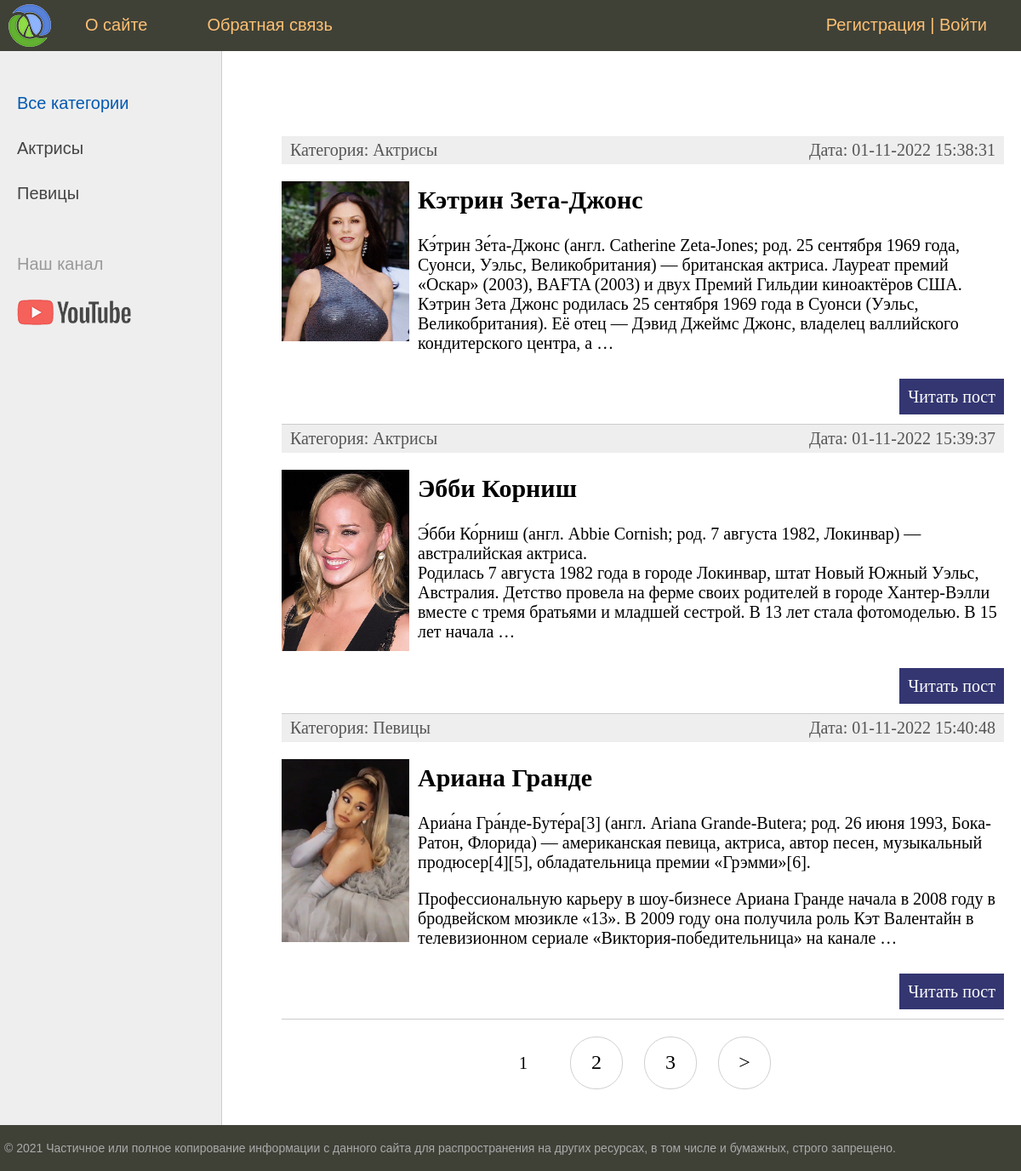
The page / on the database its author committed.
### women/models.py (models this page shows, shortened)
class Category(models.Model):
    name = models.CharField(max_length=20, db_index=True, verbose_name='Категория')
    slug = models.SlugField(max_length=255, unique=True, db_index=True, verbose_name='URL')
    def __str__(self):
        return self.name
    def get_absolute_url(self):
        return reverse('category', kwargs={'cat_slug': self.slug})
    class Meta:
        verbose_name = 'Категории'
        verbose_name_plural = 'Категории'
        ordering = ['id']

class Women(models.Model):
    title = models.CharField(max_length=255, verbose_name='Заголовок')
    slug = models.SlugField(max_length=255, unique=True, db_index=True, verbose_name='URL')
    content = models.TextField(blank=True, verbose_name='Текст статьи')
    photo = models.ImageField(upload_to="photos/%Y/%m/d%", verbose_name='Фото')
    time_create = models.DateTimeField(auto_now_add=True, verbose_name='Время создания')
    time_update = models.DateTimeField(auto_now=True, verbose_name='Время изменения')
    is_published = models.BooleanField(default=True, verbose_name='Опубликовано')
    cat = models.ForeignKey('Category', on_delete=models.PROTECT, verbose_name='Категория')
    def get_absolute_url(self):
        return reverse('post', kwargs={'post_slug': self.slug})
    class Meta:
        verbose_name = 'Известные женщины'
        verbose_name_plural = 'Известные женщины'
        ordering = ['id']

### women/views.py (the view)
# urls.py: path('', WomenHome.as_view(), name='home'),
class WomenHome(DataMixin, ListView):
    model = Women
    template_name = 'women/index.html'
    context_object_name = 'posts'
    def get_context_data(self, *, object_list=None, **kwargs):
        context = super().get_context_data(**kwargs)
        c_def = self.get_user_context(title='Главная страница')
        return dict(list(context.items()) + list(c_def.items()))
    def get_queryset(self):
        return Women.objects.filter(is_published=True)

### women/utils.py (called while the page is built)
    def get_user_context(self, **kwargs):
        context = kwargs
        cats = Category.objects.annotate(Count('women'))
        user_menu = menu.copy()
        if not self.request.user.is_authenticated:
            user_menu.pop(1)
        context['menu'] = user_menu
        context['cats'] = cats
        if 'cat_selected' not in context:
            context['cat_selected'] = 0
        return context

### women/templates/women/index.html (shortened to what this page needs)
{% extends 'women/base.html' %}
{% block content %}
<ul class="list-articles">
    {% for p in posts%}
        <li><div class="article-panel">
            <p class="first">Категория: {{p.cat}}</p>
            <p class="last">Дата: {{p.time_update|date:"d-m-Y H:i:s"}}</p>
        </div>
        {% if p.photo %}
            <p><img class="img-article-left thumb" src="{{p.photo.url}}"></p>
        {% endif %}
            <h2>{{p.title}}</h2>
            <p>{{p.content|linebreaks|truncatewords:50}}</p>
            <p class="link-read-post"><a href="{{p.get_absolute_url}}">Читать пост</a></p>
        </li>
    {% endfor %}
</ul>
{% endblock %}

### women/templates/women/base.html (shortened to what this page needs)
{% load static %}
{% load women_tags %}
<!DOCTYPE html>
<html>
<head>
	<link type="text/css" href="{% static 'women/css/styles.css' %}" rel="stylesheet" />
</head>
<body>
<table class="table-page" border=0 cellpadding="0" cellspacing="0">
<tr><td valign=top>
{% block mainmenu %}
		<div class="header">
			<ul id="mainmenu" class="mainmenu">
			<li class="logo"><a href="{% url 'home' %}"><div class="logo"></div></a></li>
{% for m in menu %}
			<li><a href="{% url m.url_name %}">{{m.title}}</a></li>
{% endfor %}
				{% if request.user.is_authenticated %}
				<li class="last">{{user.username}} | <a href="{% url 'logout' %}">Выйти</a></li>
				{% else %}
				<li class="last"><a href="{% url 'register' %}">Регистрация</a> | <a href="{% url 'login' %}">Войти</a></li>
				{% endif %}
			</ul>
		</div>
{% endblock mainmenu %}
<table class="table-content" border=0 cellpadding="0" cellspacing="0">
<tr>
	<td valign="top" class="left-chapters">
	<ul id="leftchapters">
{% if cat_selected == 0 %}
		<li class="selected">Все категории</li>
{% else %}
		<li><a href="{% url 'home' %}">Все категории</a></li>
{% endif %}
{% for c in cats %}
{% if c.women__count > 0 %}
	{% if c.pk == cat_selected %}
		<li class="selected">{{c.name}}</li>
	{% else %}
		<li><a href="{{ c.get_absolute_url }}">{{c.name}}</a></li>
	{% endif %}
{% endif %}
{% endfor %}
		<li class="share">
		<p>Наш канал</p>
		<a class="share-yt" href="https://www.youtube.com/channel/UClJzWfGWuGJL2t-3dYKcHTA/playlists" target="_blank" rel="nofollow"></a>
		</li>
	</ul>
</td>
<td valign="top" class="content">
	<div class="content-text">
{% block content %}
{% endblock %}
{% if page_obj.has_other_pages %}
<nav class="list-pages">
	<ul>
		{% for p in page_obj.paginator.page_range %}
		{% if page_obj.number == p %}
		<li class="page-num page-num-selected">{{ p }}</li>
		{% elif p >= page_obj.number|add:-2 and p <= page_obj.number|add:2 %}
		<li class="page-num">
			<a href="?page={{ p }}">{{ p }}</a>
		</li>
		{% endif %}
		{% endfor %}
{% if page_obj.has_next %}
<li class="page-num">
	<a href="?page={{ page_obj.next_page_number }}">&gt;</a>
</li>
{% endif %}
	</ul>
</nav>
{% endif %}
	</div>
</td></tr></table>
</td></tr>
<tr><td valign=top>
	<div id="footer">
		<p>&copy; 2021 Частичное или полное копирование информации с данного сайта для распространения на других ресурсах, в том числе и бумажных, строго запрещено.</p>
	</div>
</td></tr></table>
</body>
</html>

### women/static/women/css/styles.css (style rules this page uses)
html, body { font-family: 'Arial'; margin: 0; padding: 0; height: 100%; width: 100%; color: #444; }
a { color: #0059b2; text-decoration: none; }
img { max-width: 600px; height: auto; }
img.img-article-left { max-width: 300px; height: auto; float: left; padding: 0 10px 10px 0; }
img.img-article-left.thumb { max-width: 150px; height: auto; }
p.link-read-post { text-align: right; }
p.link-read-post a { padding: 10px; min-width: 100px; background: #333671; color: #fff; text-decoration: none; }
div.article-panel { background: #eee; padding: 5px 10px 5px 10px; box-sizing: border-box; overflow: hidden; color: #555; }
div.article-panel p.first { margin: 0; float: left; }
div.article-panel p.last { margin: 0; float: right; }
ul.list-articles { list-style: none; margin: 0; padding: 0; }
ul.list-articles li { border-bottom: 1px solid #ccc; }
.table-page { width: 100%; height: 100%; vertical-align: top; }
.table-page tr { height: 100%; }
.header { background: #3F4137; height: 60px; }
.logo { background: url('../images/logo.png') no-repeat 10px 5px; width: 70px; height: 60px; }
ul.mainmenu { list-style: none; margin: 0; padding: 0; height: 60px; color: #fdc073; font-size: 20px; overflow: hidden; }
ul.mainmenu li { float: left; margin: 18px 40px 0 30px; }
ul.mainmenu li.logo { margin: 0; }
ul.mainmenu li.last { float: right; }
ul.mainmenu li a { color: #fdc073; text-decoration: none; }
.table-content { width: 100%; min-height: 100%; height: 100%; }
.left-chapters { margin: 0; background: #eee; border-right: 1px solid #ccc; min-height: 100%; }
.left-chapters ul { width: 230px; min-height: 100%; margin: 0; padding: 20px 10px 10px 20px; list-style: none; font-size: 20px; }
.left-chapters ul li { margin: 30px 0 0 0; color: #999; }
.left-chapters ul li.selected { color: #0059b2; }
.left-chapters ul li a { color: #444; text-decoration: none; }
.left-chapters ul li.share { margin: 60px 0 0 0; }
.left-chapters ul li.share p { margin: 30px 0 30px 0; }
.left-chapters ul li.share a { display: inline-block; width: 40px; height: 40px; margin: 0 20px 0 0; }
.left-chapters ul li.share a.share-yt { width: 100%; height: 30px; background: url('../images/share_yt.png') no-repeat 0 0 }
.content { padding: 40px 20px 20px 40px; width: 100%; box-sizing: border-box; }
.content-text { margin: 60px 0 0 30px; color: #000; font-size: 20px; font-family: Yandex Sans Display Light; }
#footer { box-sizing: border-box; background: #3F4137; padding: 5px; color: #aaa; font-size: 14px; font-family: Verdana, Geneva, Arial, Helvetica; text-align: left; overflow: hidden; }
.list-pages { text-align: center; margin: 0 0 20px 0; }
.list-pages ul { margin: 20px 0 0 0; padding: 0; list-style: none; }
.list-pages ul li { display: inline-block; margin: 0 20px 0 0; }
.list-pages a { color: #000; font-size: 24px; text-decoration: none; }
.list-pages .page-num, .page-num-selected { display: inline-block; width: 60px; height: 44px; padding: 16px 0 0 0; border: 1px solid #d0d0d0; border-radius: 30px; }
.list-pages .page-num-selected { border: none; color: #000; font-size: 20px; }

### rows shown on the page
Category: name "Актрисы"
Category: name "Певицы"
Women: cat "Актрисы", time_update "01-11-2022 15:38:31", photo (picture), title "Кэтрин Зета-Джонс", content "Кэ́трин Зе́та-Джонс (англ. Catherine Zeta-Jones; род. 25 сентября 1969 года, Суонси, Уэльс, Великобритания) — британская актриса. Лауреат премий «Оскар» (2003), BAFTA (2003) и двух Премий Гильдии киноактёров США. Кэтрин Зета Джонс родилась 25 сентября 1969 года в Суонси (Уэльс, Великобритания). Её отец — Дэвид Джеймс Джонс, владелец валлийского кондитерского центра, а …"
Women: cat "Актрисы", time_update "01-11-2022 15:39:37", photo (picture), title "Эбби Корниш", content "Э́бби Ко́рниш (англ. Abbie Cornish; род. 7 августа 1982, Локинвар) — австралийская актриса. Родилась 7 августа 1982 года в городе Локинвар, штат Новый Южный Уэльс, Австралия. Детство провела на ферме своих родителей в городе Хантер-Вэлли вместе с тремя братьями и младшей сестрой. В 13 лет стала фотомоделью. В 15 лет начала …"
Women: cat "Певицы", time_update "01-11-2022 15:40:48", photo (picture), title "Ариана Гранде", content "Ариа́на Гра́нде-Буте́ра[3] (англ. Ariana Grande-Butera; род. 26 июня 1993, Бока-Ратон, Флорида) — американская певица, актриса, автор песен, музыкальный продюсер[4][5], обладательница премии «Грэмми»[6]. Профессиональную карьеру в шоу-бизнесе Ариана Гранде начала в 2008 году в бродвейском мюзикле «13». В 2009 году она получила роль Кэт Валентайн в телевизионном сериале «Виктория-победительница» на канале …"

### other values the page prints
{{ m.title }} "О сайте" "Обратная связь"
{{ p }} "1"
{{ p }} "2" "3"
